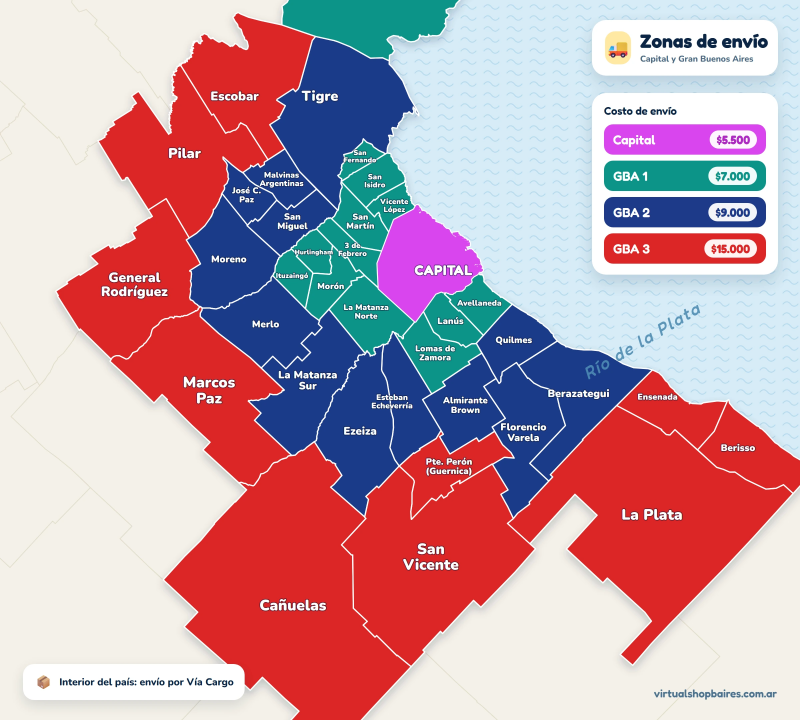
#> input picture img/mapa-zonas-envio.webp, 2400 x 2160 px (shown at 1/3 size); its folder holds only this picture in this run
$ python -i qc.py   (imports and definitions only)   (older library calls are emulated)
#> lines starting #> are read from the running program, lines starting #| are printed output that depends on the picture
"""Control de calidad automático. Devuelve un informe con PASS / WARN / FAIL por chequeo
y genera hojas de contacto para revisión visual (Claude las mira antes de entregar)."""
import json
import re
import struct
import tempfile
from pathlib import Path

import cv2
import numpy as np
from PIL import Image, ImageDraw, ImageFont

from .common import display_size, ffprobe, find_font, fmt_size, parse_rate, rotation, run

IMG_EXT = {".png", ".jpg", ".jpeg", ".webp", ".tif", ".tiff", ".bmp", ".gif", ".heic", ".avif"}


class Report:
    def __init__(self, path):
        self.path = str(path)
        self.items = []
        self.data = {}
        self.previews = []

    def add(self, level, check, msg):
        self.items.append({"nivel": level, "chequeo": check, "detalle": msg})

    # [4 lines left out: function status, not called in this run]

    def to_dict(self):
        return {"archivo": self.path, "estado": self.status, "datos": self.data,
                "chequeos": self.items, "previews": self.previews}

    # [14 lines left out: functions text, _checker, not called in this run]


def image_qc(path, expect=None, outdir=None):
#> called with path = '../../img/mapa-zonas-envio.webp'
    r = Report(path)
    im = Image.open(path)
#> im is the input picture: PIL image 2400x2160 RGB; mean R, G, B 191.8, 155.7, 167.4
    r.data.update(formato=im.format, modo=im.mode, ancho=im.width, alto=im.height,
                  peso_kb=round(Path(path).stat().st_size / 1024, 1),
                  icc=bool(im.info.get("icc_profile")))
    r.add("INFO", "dimensiones", f"{im.width}x{im.height} {im.format} {im.mode} {r.data['peso_kb']} KB")
    if expect:
        ew, eh = fmt_size(expect)
        r.add("PASS" if (im.width, im.height) == (ew, eh) else "FAIL", "resolución esperada",
              f"esperado {ew}x{eh}")
    arr = np.array(im.convert("RGBA"))
    a = arr[..., 3]
#> a: shape (2160, 2400); every value is 255
    has_alpha = im.mode in ("RGBA", "LA") or "transparency" in im.info
#> has_alpha = False
    if has_alpha and (a < 255).any():
        semi = ((a > 0) & (a < 255)).mean()
        r.data["alfa_transparente_%"] = round((a == 0).mean() * 100, 1)
        r.add("PASS", "canal alfa", f"real ({r.data['alfa_transparente_%']}% transparente)")
        mq = float(((a > 0) & (a < 230)).sum() / max((a > 0).sum(), 1))
        r.data["mascara_semitransp"] = round(mq, 3)
        r.add("FAIL" if mq > 0.15 else "WARN" if mq > 0.08 else "PASS", "calidad de máscara",
              f"{mq*100:.1f}% del sujeto semitransparente (limpio < 8%, >15% = recorte fallido: "
              "probar --box o revisar si la foto es collage/ambiente)")
        # halo: bordes semitransparentes mucho más claros que el interior adyacente
        edge = (a > 20) & (a < 200)
        inner = cv2.erode((a == 255).astype(np.uint8), np.ones((3, 3), np.uint8), iterations=2).astype(bool)
        ring = cv2.dilate(edge.astype(np.uint8), np.ones((9, 9), np.uint8)).astype(bool) & inner
        if edge.sum() > 50 and ring.sum() > 50:
            le = arr[..., :3][edge].mean()
            li = arr[..., :3][ring].mean()
            diff = le - li
            r.data["halo_delta_luma"] = round(float(diff), 1)
            lvl = "FAIL" if diff > 45 else "WARN" if diff > 25 else "PASS"
            r.add(lvl, "halos de borde", f"Δluma borde-interior = {diff:+.1f} (umbral 25/45)")
        sides = {"arriba": a[0, :], "abajo": a[-1, :], "izq": a[:, 0], "der": a[:, -1]}
        touching = [k for k, v in sides.items() if (v > 128).mean() > 0.05]
        if touching and len(touching) < 4 and not all((v > 0).any() for v in sides.values()):
            r.add("WARN", "sujeto toca el borde", f"{', '.join(touching)} (¿producto cortado en la foto original?)")
        if outdir:  # previews sobre damero, negro y blanco para revisar bordes
            outdir = Path(outdir)
            outdir.mkdir(parents=True, exist_ok=True)
            k = min(1.0, 700 / max(im.size))
            small = Image.fromarray(arr).resize((int(im.width * k), int(im.height * k)), Image.LANCZOS)
            sa = np.array(small).astype(np.float32)
            al = sa[..., 3:4] / 255
            tiles = [_checker(small.size)] + [np.full_like(sa[..., :3], v) for v in (0, 255)]
            tiles = [(t * (1 - al) + sa[..., :3] * al).astype(np.uint8) for t in tiles]
            sheet = np.concatenate(tiles, axis=1)
            p = outdir / (Path(path).stem + "_qc_alfa.jpg")
            Image.fromarray(sheet).save(p, quality=88)
            r.previews.append(str(p))
    elif has_alpha:
        r.add("INFO", "canal alfa", "presente pero totalmente opaco")
    vis = a > 0  # estadísticas solo sobre píxeles visibles
#> vis: shape (2160, 2400) bool; every value is 1
    rgb = arr[..., :3].astype(np.float32)[vis] if vis.any() else arr[..., :3].reshape(-1, 3).astype(np.float32)
    lum = rgb.mean(axis=1)
    clip_hi, clip_lo = (lum >= 254).mean(), (lum <= 1).mean()
#> clip_hi = 0.0534; clip_lo = 0
    r.data.update(luma_media=round(float(lum.mean()), 1))
    gray = cv2.cvtColor(arr[..., :3], cv2.COLOR_RGB2GRAY)
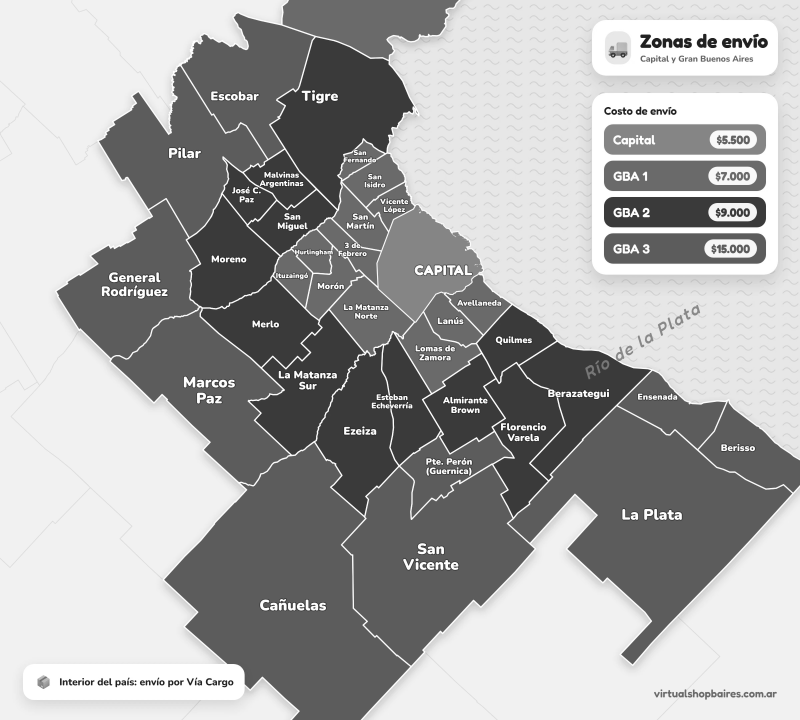
#> gray: shape (2160, 2400) (shown at 1/3 size); min 22, max 255, mean 167.7
    sharp = cv2.Laplacian(gray, cv2.CV_64F).var()
#> sharp = 854.4
    r.data["nitidez_laplaciano"] = round(float(sharp), 1)
    r.add("WARN" if sharp < 30 else "PASS", "nitidez", f"varianza laplaciana {sharp:.0f} (<30 = posible desenfoque)")
    if clip_lo > 0.05:
        r.add("WARN", "sombras quemadas", f"{clip_lo*100:.1f}% en negro puro")
    if min(im.size) < 800:
        r.add("WARN", "resolución baja", "lado menor < 800 px; no apto para ficha de producto grande")
    if im.format == "JPEG" and has_alpha:
        r.add("FAIL", "formato", "JPEG no soporta transparencia")
    return r


# ---------------------------------------------------------------- video
# [126 lines left out: functions _faststart, contact_sheet, video_qc, not called in this run]


def qc(path, **kw):
    ext = Path(path).suffix.lower()
    if ext in IMG_EXT:
        kw.pop("fps", None); kw.pop("max_dur", None)
        return image_qc(path, **kw)
    return video_qc(path, **kw)


# [5 lines left out: function save_report, not called in this run]

>>> result = qc('../../img/mapa-zonas-envio.webp')
